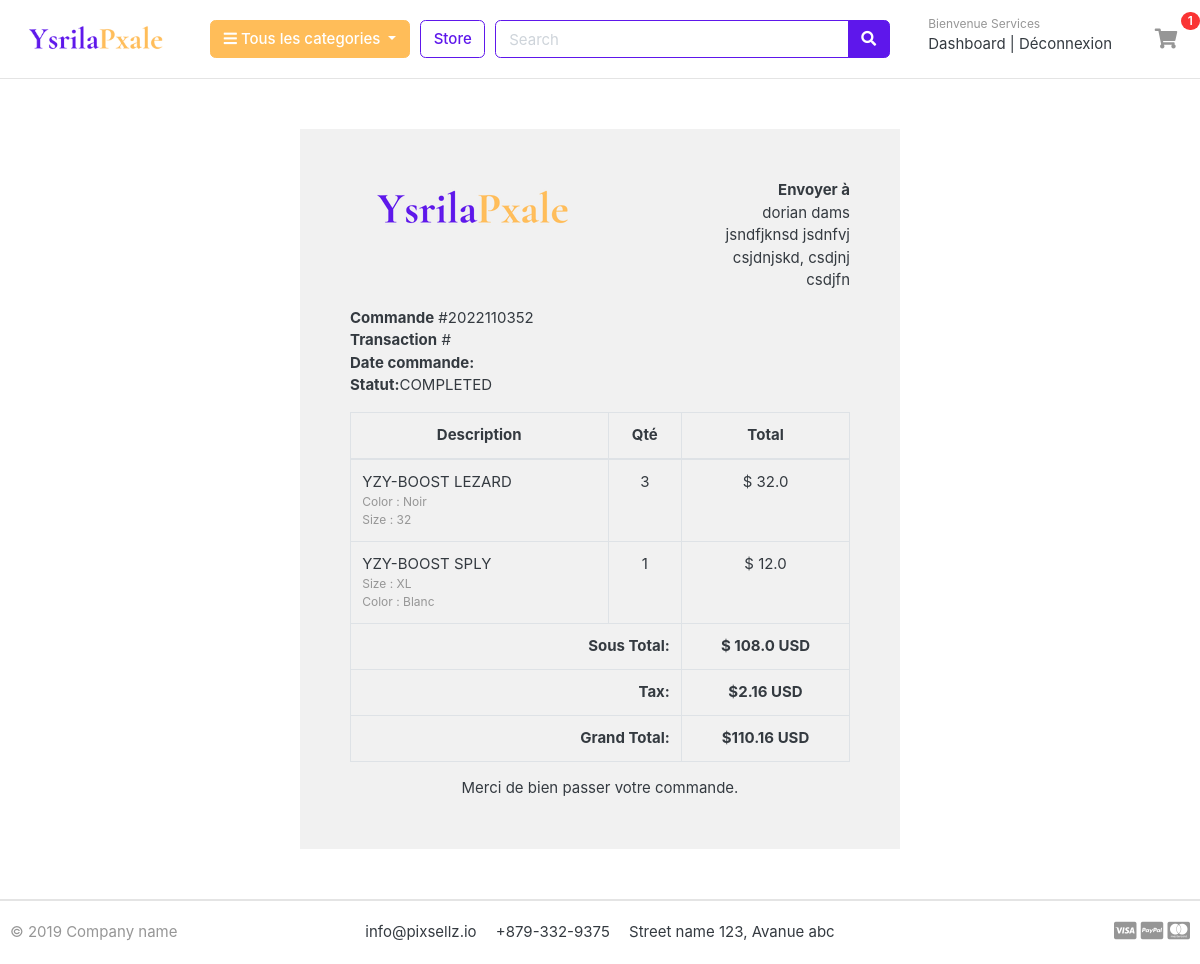
The app's page /accounts/order_detail/2022110352/ (signed in) with its own data.
### accounts/models.py (models this page shows, shortened)
class Account(AbstractBaseUser):
	nom = models.CharField(max_length=50)
	prenom = models.CharField(max_length=50)
	username = models.CharField(max_length=50, unique=True)
	email = models.EmailField(max_length=100, unique=True)
	phone_number = models.CharField(max_length=50)
	date_joined = models.DateTimeField(auto_now_add=True)
	last_login = models.DateTimeField(auto_now_add=True)
	is_admin = models.BooleanField(default=False)
	is_active = models.BooleanField(default=False)
	is_superadmin = models.BooleanField(default=False)
	is_staff = models.BooleanField(default=False)
	USERNAME_FIELD = 'email'
	REQUIRED_FIELDS = ['username', 'nom', 'prenom']
	objects = MyAccountManager()

### orders/models.py (models this page shows, shortened)
class Order(models.Model):
	STATUS = (
		('New','New'),
		('Accepted','Accepted'),
		('Completed','Completed'),
		('Cancelled','Cancelled'),
	)
	user = models.ForeignKey(Account, on_delete=models.SET_NULL, null=True)
	payment = models.ForeignKey(Payment, on_delete=models.SET_NULL, blank=True, null=True)
	order_number = models.CharField(max_length=30)
	nom = models.CharField(max_length=50)
	prenom = models.CharField(max_length=50)
	phone = models.CharField(max_length=20)
	email = models.EmailField(max_length=50)
	address_line_1 = models.CharField(max_length=50)
	address_line_2 = models.CharField(max_length=50, blank=True)
	country = models.CharField(max_length=50)
	state = models.CharField(max_length=50)
	city = models.CharField(max_length=50)
	order_note = models.CharField(max_length=100, blank=True)
	order_total = models.FloatField()
	tax = models.FloatField()
	status = models.CharField(max_length=10, choices=STATUS, default='New')
	ip = models.CharField(blank=True, max_length=20)
	is_ordered = models.BooleanField(default=False)
	created_at = models.DateTimeField(auto_now_add=True)
	updated_at = models.DateTimeField(auto_now=True)
	def full_name(self):
		return f'{self.nom} {self.prenom}'
	def full_address(self):
		return f'{self.address_line_1} {self.address_line_2}'

class Payment(models.Model):
	user = models.ForeignKey(Account, on_delete=models.CASCADE)
	payment_id = models.CharField(max_length=100)
	payment_method = models.CharField(max_length=100)
	amount_paid = models.CharField(max_length=100)
	status = models.CharField(max_length=100)
	created_at = models.DateTimeField(auto_now_add=True)

class OrderProduct(models.Model):
	order = models.ForeignKey(Order, on_delete=models.CASCADE)
	payment = models.ForeignKey(Payment, on_delete=models.SET_NULL, blank=True, null=True)
	user = models.ForeignKey(Account, on_delete=models.CASCADE)
	product = models.ForeignKey(Product, on_delete=models.CASCADE)
	variations = models.ManyToManyField(Variation, blank=True)
	quantity = models.IntegerField()
	product_price = models.FloatField()
	ordered = models.BooleanField(default=False)
	created_at = models.DateTimeField(auto_now_add=True)
	updated_at = models.DateTimeField(auto_now=True)

### store/models.py (models this page shows, shortened)
class Product(models.Model):
	product_name = models.CharField(max_length=200, unique=True)
	slug = models.SlugField(max_length=200, unique=True)
	description = models.TextField(max_length=1000, blank=True)
	price = models.IntegerField()
	images = models.ImageField(upload_to='photos/products')
	stock = models.IntegerField()
	is_available = models.BooleanField(default=True)
	category = models.ForeignKey(Category, on_delete=models.CASCADE)
	created_date = models.DateTimeField(auto_now_add=True)
	modified_date = models.DateTimeField(auto_now=True)

class Variation(models.Model):
	product = models.ForeignKey(Product, on_delete=models.CASCADE)
	variation_category = models.CharField(max_length=100, choices=variation_category_choice)
	variation_value = models.CharField(max_length=100)
	is_active = models.BooleanField(default=True)
	created_date = models.DateTimeField(auto_now=True)
	objects = VariationManager()

### accounts/views.py (the view)
# urls.py: path('order_detail/<int:order_id>/', views.order_detail, name='order_detail'),
@login_required(login_url='login')
def order_detail(request, order_id):
	order_detail = OrderProduct.objects.filter(order__order_number=order_id)
	order = Order.objects.get(order_number=order_id)
	subtotal = 0
	for i in order_detail:
		subtotal += i.product_price * i.quantity
	context = {
		'order_detail': order_detail,
		'order': order,
		'subtotal': subtotal
	}
	return render(request, 'accounts/order_detail.html', context)

### carts/context_processors.py (called while the page is built)
def counter(request):
	cart_count = 0
	if 'admin' in request.path:
		return {}
	else:
		try:
			cart = Cart.objects.filter(cart_id=_cart_id(request))
			if request.user.is_authenticated:
				cart_items = CartItem.objects.all().filter(user=request.user)
			else:
				cart_items = CartItem.objects.all().filter(cart=cart[:1])
			for cart_item in cart_items:
				cart_count += cart_item.quantity
		except Cart.DoesNotExist:
			cart_count = 0
	return dict(cart_count=cart_count)

### carts/views.py (called while the page is built)
def _cart_id(request):
	cart = request.session.session_key
	if not cart:
		cart = request.session.create()
	return cart

### category/context_processors.py (called while the page is built)
def menu_links(request):
	links = Category.objects.all()
	return dict(links=links)

### category/models.py (called while the page is built)
	def get_url(self):
		return reverse('products_by_category', args=[self.slug])

### templates/accounts/order_detail.html
{% extends 'base.html' %}
{% load static %}
{% block content %}
<div class="container" style="margin: 0 auto;width: 50%;padding: 50px;background: #f1f1f1;margin-top: 50px;margin-bottom: 50px;">
    <div class="row invoice row-printable">
        <div class="col-md-12">
            <div class="panel panel-default plain" id="dash_0">
                <div class="panel-body p30">
                    <div class="row">
                        <div class="col-lg-6">
                            <div class="invoice-logo"><img src="{% static '/images/logo.png' %}" alt="Invoice logo" style="max-height: 60px;"></div>
                        </div>
                        <div class="col-lg-6">
                            <div class="invoice-from">
                                <ul class="list-unstyled text-right">
                                    <li><strong>Envoyer à</strong></li>
                                    <li>{{order.full_name}}</li>
                                    <li>{{order.full_address}}</li>
                                    <li>{{order.city}}, {{order.state}}</li>
                                    <li>{{order.country}}</li>
                                </ul>
                            </div>
                        </div>
                        <div class="col-lg-12">
                            <div class="invoice-details mt25">
                                <div class="well">
                                    <ul class="list-unstyled mb0">
                                        <li><strong>Commande</strong> #{{order.order_number}}</li>
                                        <li><strong>Transaction</strong> #{{order.transID}}</li>
                                        <li><strong>Date commande:</strong>{{order.order.created_at}}</li>
                                        <li><strong>Statut:</strong>{{order.payment.status}}</li>
                                    </ul>
                                </div>
                            </div>
                            <div class="invoice-items">
                                <div class="table-responsive" style="overflow: hidden; outline: none;" tabindex="0">
                                    <table class="table table-bordered">
                                        <thead>
                                            <tr>
                                                <th class="per70 text-center">Description</th>
                                                <th class="per5 text-center">Qté</th>
                                                <th class="per25 text-center">Total</th>
                                            </tr>
                                        </thead>
                                        <tbody>
                                        	{% for item in order_detail %}
                                            <tr>
                                                <td>{{item.product.product_name}}
                                                	<p class="text-muted small">
                                                		{% if item.variations.all %}
                                                			{% for i in item.variations.all %}
                                                				 {{i.variation_category | capfirst }} : {{i.variation_value | capfirst }} <br>
                                                			{% endfor %}
                                                		{% endif %}
                                                	</p>
                                                </td>
                                                <td class="text-center">{{item.quantity}}</td>
                                                <td class="text-center">$ {{item.product_price}}</td>
                                            </tr>
                                            {% endfor %}
                                        </tbody>
                                        <tfoot>
                                            <tr>
                                                <th colspan="2" class="text-right">Sous Total:</th>
                                                <th class="text-center">$ {{subtotal}} USD</th>
                                            </tr>
                                            <tr>
                                                <th colspan="2" class="text-right">Tax:</th>
                                                <th class="text-center">${{order.tax}} USD</th>
                                            </tr>
                                            <tr>
                                                <th colspan="2" class="text-right">Grand Total:</th>
                                                <th class="text-center">${{order.order_total}} USD</th>
                                            </tr>
                                        </tfoot>
                                    </table>
                                </div>
                            </div>
                            <div class="invoice-footer mt25">
                                <p class="text-center">Merci de bien passer votre commande.</p>
                            </div>
                        </div>
                    </div>
                </div>
            </div>
        </div>
    </div>
    </div>
{% endblock %}

### templates/includes/navbar.html (shortened to what this page needs)
{% load static %}
<header class="section-header">
<section class="header-main border-bottom">
	<div class="container">
<div class="row align-items-center">
	<div class="col-lg-2 col-md-3 col-6">
		<a href="{% url 'home' %}" class="brand-wrap">
			<img class="logo" src="{% static './images/logo.png' %}">
		</a>
	</div>
	<div class="col-lg col-sm col-md col-6 flex-grow-0">
		<div class="category-wrap dropdown d-inline-block float-right">
			<button type="button" class="btn btn-primary dropdown-toggle" data-toggle="dropdown">
				<i class="fa fa-bars"></i> Tous les categories
			</button>
		</div>
	</div>
	<a href="{% url 'store' %}" class="btn btn-outline-primary">Store</a>
	<div class="col-lg  col-md-6 col-sm-12 col">
		<form action="{% url 'search' %}" class="search" method="GET">
			<div class="input-group w-100">
			    <input type="text" class="form-control" style="width:60%;" placeholder="Search" name="keyword">
			    <div class="input-group-append">
			      <button class="btn btn-primary" type="submit">
			        <i class="fa fa-search"></i>
			      </button>
			    </div>
		    </div>
		</form>
	</div>
	<div class="col-lg-3 col-sm-6 col-8 order-2 order-lg-3">
				<div class="d-flex justify-content-end mb-3 mb-lg-0">
					{%  if user.id is None %}
					<div class="widget-header">
						<small class="title text-muted">Bienvenue invité</small>
						<div>
							<a href="{% url 'login' %}">Connexion</a> <span class="dark-transp"> | </span>
							<a href="{% url 'register' %}">S'enregistrer</a>
						</div>
					</div>
					{% else %}
					<div class="widget-header">
						<small class="title text-muted">Bienvenue {{user.prenom}}</small>
						<div>
							<a href="{% url 'dashboard' %}">Dashboard</a> <span class="dark-transp"> | </span>
							<a href="{% url 'logout' %}">Déconnexion</a>
						</div>
					</div>
					{% endif %}
					<a href="{% url 'cart' %}" class="widget-header pl-3 ml-3">
						<div class="icon icon-sm rounded-circle"><i class="fa fa-shopping-cart"></i></div>
						<span class="badge badge-pill badge-danger notify">{{cart_count}}</span>
					</a>
				</div>
			</div>
</div>
	</div>
</section>
</header>

### static/css/ui.css (style rules this page uses)
html { font-family: "Inter", sans-serif; font-size: 15px; }
.icon-xs, .icon-sm, .icon-md, .icon-lg { display: inline-block; text-align: center; flex-shrink: 0; flex-grow: 0; }
.icon-sm { width: 48px; height: 48px; line-height: 48px !important; font-size: 20px; }
p:last-child { margin-bottom: 0; }
.header-main { position: relative; padding-top: 1rem; padding-bottom: 1rem; }
.brand-wrap .logo, .navbar-brand .logo { margin-right: 7px; max-height: 42px; display: inline-block; }
.widget-header { display: inline-block; vertical-align: middle; position: relative; }
.widget-header a { color: #343a40; }
.widget-header i { color: #969696; }
.widget-header .title { display: block; }
.widget-header .notify { position: absolute; top: -3px; right: -10px; }
[class*=list-] li:after { visibility: hidden; display: block; content: ""; overflow: hidden; height: 0; clear: both; }
.notify { position: absolute; top: -4px; right: -10px; display: inline-block; padding: 0.25em 0.6em; font-size: 12px; line-height: 1; text-align: center; border-radius: 3rem; color: #fff; background-color: #fa3434; }
.btn-primary { color: white; background-color: #5e17eb; border-color: #5e17eb; }
.dropdown-toggle { background-color: #ffbd59; border-color: #ffbd59; color: white; }
.btn-outline-primary { background-color: white; border-color: #5e17eb; color: #5e17eb; }
.form-control { border-color: #5e17eb; }

### records on screen
Account: prenom "Services"
Order: full_name "dorian dams", full_address "jsndfjknsd jsdnfvj", city "csjdnjskd", state "csdjnj", country "csdjfn", order_number "2022110352", payment.status "COMPLETED", tax "2.16", order_total "110.16"
OrderProduct: product.product_name "YZY-BOOST LEZARD", quantity "3", product_price "32.0"
Variation: variation_category "Color", variation_value "Noir"
Variation: variation_category "Size", variation_value "32"
OrderProduct: product.product_name "YZY-BOOST SPLY", quantity "1", product_price "12.0"
Variation: variation_category "Size", variation_value "XL"
Variation: variation_category "Color", variation_value "Blanc"

### other values on screen
{{ cart_count }} "1"
{{ subtotal }} "108.0"
